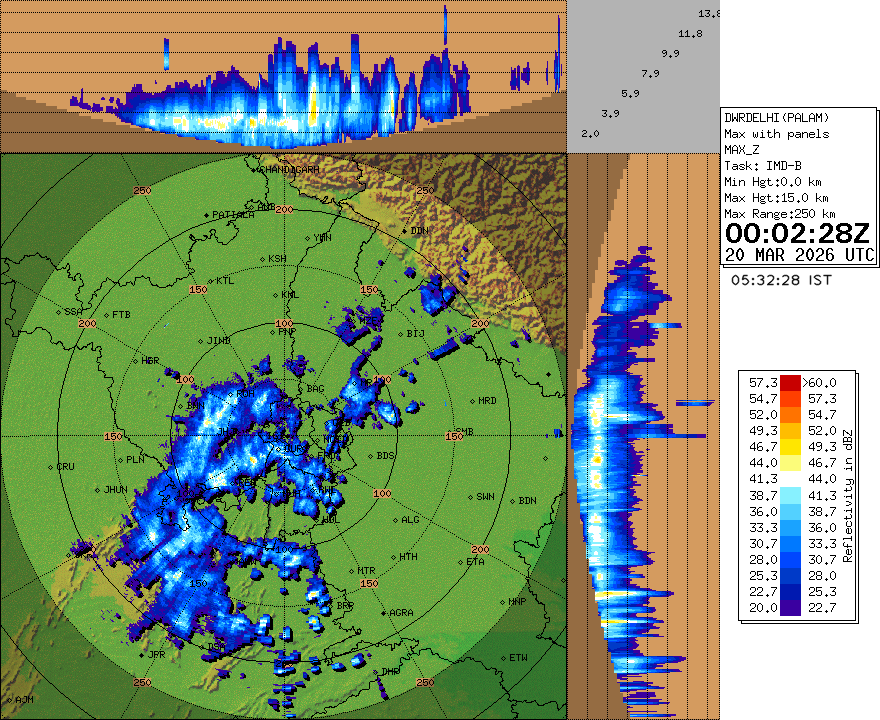
#> input picture backend/delhi_radar.gif, 880 x 720 px
$ python -i optical_flow.py   (imports and definitions only)
#> lines starting #> are read from the running program, lines starting #| are printed output that depends on the picture
# Garaj Baras - optical_flow.py

import numpy as np
import cv2
from PIL import Image

# The 10 legend colors from the IMD dBZ scale (matches fuzzy.py's COLOR_TABLE).
# Rain is detected by matching these directly, not by excluding background.
RAIN_PALETTE = np.array([
    (0,   25,  176),  # ~20 dBZ
    (0,   58,  200),  # ~25
    (0,   71,  255),  # ~30
    (26,  163, 255),  # ~35
    (135, 241, 255),  # ~38
    (0,   200, 0),    # ~41
    (255, 255, 0),    # ~44
    (255, 165, 0),    # ~50
    (255, 0,   0),    # ~55
    (255, 255, 255),  # ~60
], dtype=np.int16)


# [102 lines left out: functions isolate_rain, build_clutter_mask, calculate_optical_flow, get_direction_string, not called in this run]


def get_movement_vector(frame_data, clutter_mask=None):
    """
    Calculates average rain movement across all consecutive frame pairs.

    Builds a clutter mask from ALL provided frames first (if not supplied),
    then uses clutter-cleaned masks for optical flow.

    Args:
        frame_data: list of (frame_path, timestamp_or_None)

    Uses OCR timestamps to compute the real time gap between consecutive frames.
    - Skips pairs with gap > 20 mins
    - Uses assumed gap=10 mins if OCR timestamp missing

    Returns dx/dy normalized to a 10-minute movement unit, so that
    downstream shifting via minutes_ahead/10.0 remains correct.

    Discards pairs where movement > 30 px (optical flow noise).

    Returns: (mean_dx, mean_dy, direction_from, direction_to, speed_kmh)
    """
    if len(frame_data) < 2:
        return (0.0, 0.0, "Unknown", "Unknown", 0.0)

    valid_vectors = []  # (dx_10, dy_10, speed_kmh)

    for i in range(len(frame_data) - 1):
        path1, ts1 = frame_data[i]
        path2, ts2 = frame_data[i + 1]

        # Check time gap
        if ts1 is not None and ts2 is not None:
            gap_mins = (ts2 - ts1).total_seconds() / 60.0

            if gap_mins < 0:
                print(f"  SKIP (time went backward): frame_{i:02d}->{i+1:02d}")
                continue
            if gap_mins > 120:
                # Truly stale pair — skip only if gap is absurdly large
                print(f"  SKIP (gap={gap_mins:.0f}mins, > 2hr): frame_{i:02d}->{i+1:02d}")
                continue

            print(f"  USE gap={gap_mins:.0f}mins: frame_{i:02d}->{i+1:02d}")
        else:
            # No timestamps - assume 10 min gap
            gap_mins = 10.0
            print(f"  USE gap=10mins(assumed): frame_{i:02d}->{i+1:02d}")

        # Calculate optical flow
        dx, dy = calculate_optical_flow(
            path1,
            path2,
            clutter_mask=clutter_mask
        )

        magnitude = (dx ** 2 + dy ** 2) ** 0.5
        if magnitude < 0.5:
            print(f"  SKIP (no rain) mag={magnitude:.2f}px: frame_{i:02d}->{i+1:02d}")
            continue
        if magnitude > 30:
            print(f"  SKIP (noise)   mag={magnitude:.1f}px: frame_{i:02d}->{i+1:02d}")
            continue

        # Calculate REAL speed using real time gap
        km_moved = magnitude * 0.877
        speed_kmh = (km_moved / gap_mins) * 60.0

        # Normalize dx/dy to a 10-min unit for downstream predictions.
        dx_10 = dx * (10.0 / gap_mins)
        dy_10 = dy * (10.0 / gap_mins)

        print(
            f"  OK dx={dx:.2f} dy={dy:.2f} mag={magnitude:.1f}px "
            f"speed={speed_kmh:.1f}km/h (gap={gap_mins:.1f}m)"
        )
        valid_vectors.append((dx_10, dy_10, speed_kmh))

    if not valid_vectors:
        return (0.0, 0.0, "Unknown", "Unknown", 0.0)

    # Weight recent pairs more
    weights = list(range(1, len(valid_vectors) + 1))
    total_w = sum(weights)

    avg_dx = sum(v[0] * w for v, w in zip(valid_vectors, weights)) / total_w
    avg_dy = sum(v[1] * w for v, w in zip(valid_vectors, weights)) / total_w
    avg_speed = sum(v[2] * w for v, w in zip(valid_vectors, weights)) / total_w

    direction_to = get_direction_string(avg_dx, avg_dy)
    opposite = {"N":"S","NE":"SW","E":"W","SE":"NW","S":"N","SW":"NE","W":"E","NW":"SE"}
    direction_from = opposite[direction_to]

    return (avg_dx, avg_dy, direction_from, direction_to, avg_speed)


# [18 lines not run here, left out]

>>> import cv2
>>> picture = cv2.imread('delhi_radar.gif', cv2.IMREAD_GRAYSCALE)
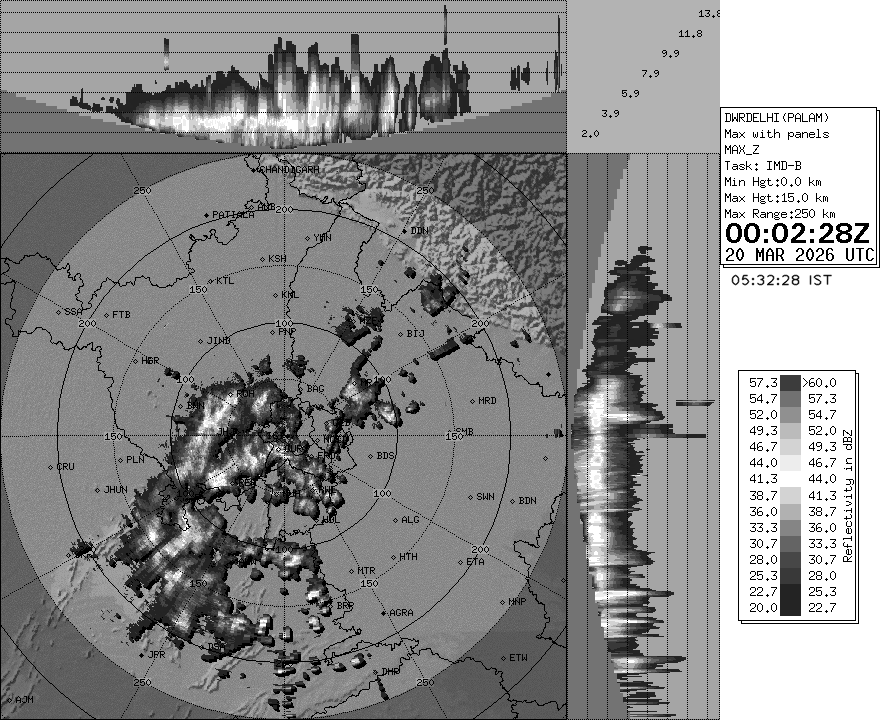
#> picture: shape (720, 880); min 0, max 255, mean 142.8
#> (the run stopped early here; a loop or call above may not have finished)
